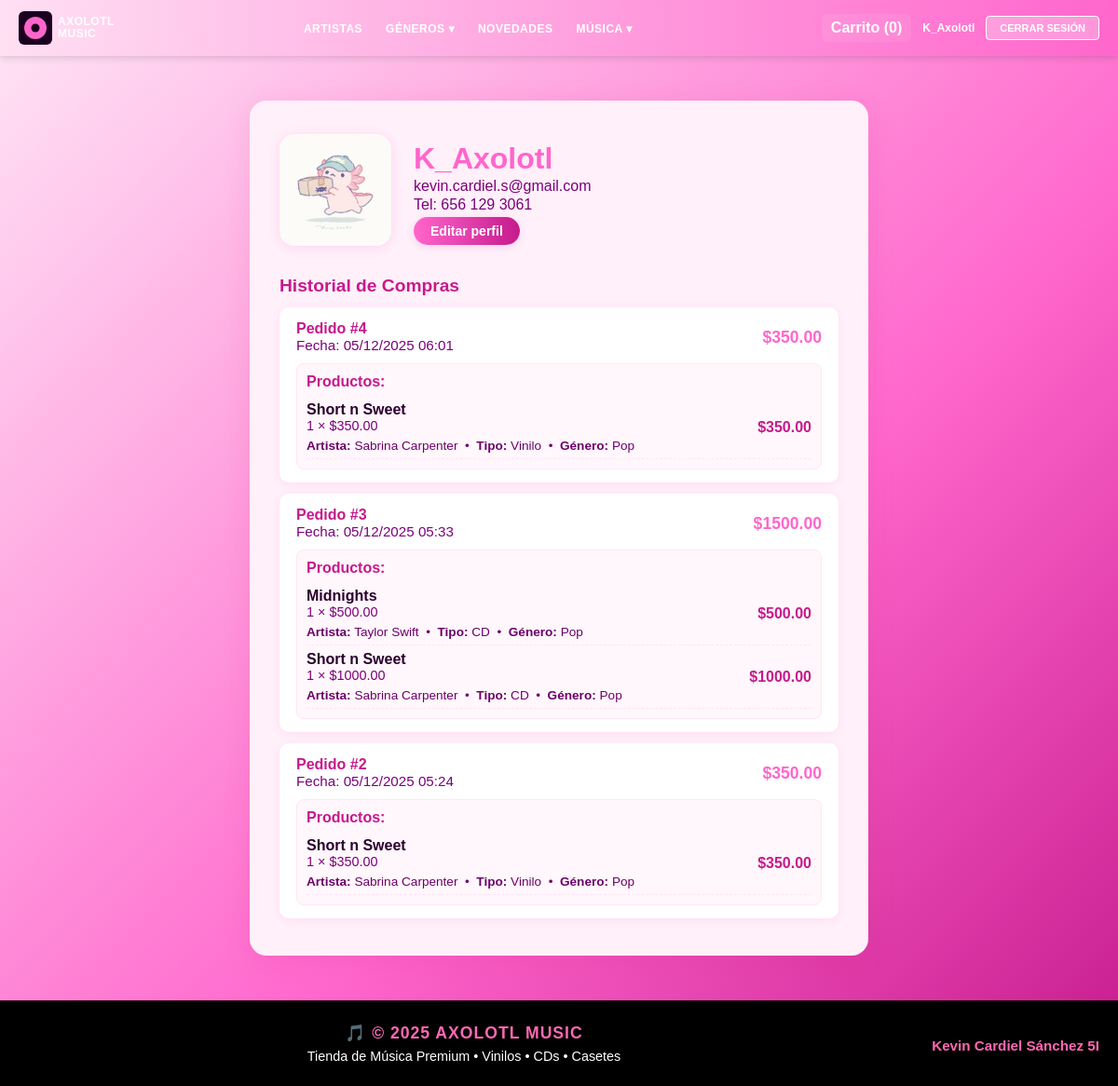
Page /perfil/ (signed in) on the committed database.
### app_Axolotl/models.py (models this page shows, shortened)
class Usuario(models.Model):
    user = models.OneToOneField(User, on_delete=models.CASCADE, null=True, blank=True)
    nombre = models.CharField(max_length=100, blank=True)
    email = models.EmailField(unique=True)
    tel = models.CharField(max_length=15, blank=True)
    direccion = models.CharField(max_length=200, blank=True)
    codigo_postal = models.IntegerField(blank=True, null=True)
    profile_image = models.ImageField(upload_to='profiles/', blank=True, null=True)

class Pedido(models.Model):
    usuario = models.ForeignKey(
        Usuario, on_delete=models.CASCADE, related_name='pedidos'
    )  # Relación 1-N (un usuario puede tener muchos pedidos)
    cantidad_producto = models.PositiveIntegerField()
    total = models.DecimalField(max_digits=10, decimal_places=2)
    fecha = models.DateTimeField(auto_now_add=True)

class DetallePedido(models.Model):
    pedido = models.ForeignKey(
        Pedido, on_delete=models.CASCADE, related_name='detalles'
    )
    usuario = models.ForeignKey(
        Usuario, on_delete=models.CASCADE, related_name='detalles_pedido'
    )
    producto = models.ForeignKey(
        Producto, on_delete=models.CASCADE, related_name='detalles'
    )
    cantidad_producto = models.PositiveIntegerField()
    precio = models.DecimalField(max_digits=8, decimal_places=2)
    fecha = models.DateTimeField(auto_now_add=True)
    total = models.DecimalField(max_digits=10, decimal_places=2)

class Producto(models.Model):
    GENEROS_CHOICES = [
        ('pop', 'Pop'),
        ('rock', 'Rock'),
        ('hip-hop', 'Hip-Hop'),
        ('electrónica', 'Electrónica'),
        ('indie', 'Indie'),
        ('jazz', 'Jazz'),
        ('clásica', 'Clásica'),
        ('reggaeton', 'Reggaeton'),
        ('k-pop', 'K-Pop'),
        ('latino', 'Latino'),
    ]
    TIPO_CHOICES = [
        ('vinilo', 'Vinilo'),
        ('cd', 'CD'),
        ('casete', 'Casete'),
    ]
    artista = models.ForeignKey(
        Artista, on_delete=models.CASCADE, related_name='productos'
    )  # Relación 1-N (un artista puede tener muchos productos)
    nombre_producto = models.CharField(max_length=100)
    genero = models.CharField(max_length=50, choices=GENEROS_CHOICES)
    tipo = models.CharField(max_length=50, choices=TIPO_CHOICES)
    descripcion = models.TextField()
    stock = models.PositiveIntegerField()
    precio = models.DecimalField(max_digits=8, decimal_places=2)
    novedad = models.BooleanField(default=False)
    img = models.ImageField(upload_to='productos_img/', blank=True, null=True) # Nuevo campo

class Artista(models.Model):
    nombre_artista = models.CharField(max_length=100)
    descripcion = models.TextField()
    foto = models.ImageField(upload_to='artistas_fotos/', blank=True, null=True) # Nuevo campo

### app_Axolotl/views.py (the view)
# urls.py: path('perfil/', views.perfil_usuario, name='perfil_usuario'),
@login_required
def perfil_usuario(request):
    usuario = request.user.usuario
    pedidos = usuario.pedidos.order_by('-fecha')[:20]
    return render(request, 'perfil.html', {'usuario': usuario, 'pedidos': pedidos})

### app_Axolotl/templates/perfil.html (shortened to what this page needs)
{% load static %}
<!DOCTYPE html>
<html lang="es">
<head>
    <link rel="stylesheet" href="{% static 'style.css' %}">
</head>
<body>
    {% include 'navbar.html' %}
    <main>
        <div class="perfil-container">
            <div class="perfil-header">
                <div class="perfil-img">
                    {% if usuario.profile_image %}
                        <img src="{{ usuario.profile_image.url }}" alt="Foto de perfil">
                    {% else %}
                        <div style="font-size:48px; color:#c51a8d;">&#128100;</div>
                    {% endif %}
                </div>
                <div>
                    <div class="perfil-nombre">{{ usuario.nombre }}</div>
                    <div class="perfil-email">{{ usuario.email }}</div>
                    <div class="perfil-tel">Tel: {{ usuario.tel }}</div>
                    <div class="perfil-editar">
                        <a href="{% url 'editar_perfil' %}">Editar perfil</a>
                    </div>
                </div>
            </div>
            <div class="perfil-historial">
                <h3>Historial de Compras</h3>
                {% if pedidos %}
                    {% for p in pedidos %}
                            <div class="pedido-item">
                                <div style="flex:1">
                                    <div style="display:flex;align-items:center;justify-content:space-between;gap:12px;">
                                        <div>
                                            <span class="pedido-id">Pedido #{{ p.id }}</span><br>
                                            <span class="pedido-fecha">Fecha: {{ p.fecha|date:"d/m/Y H:i" }}</span>
                                        </div>
                                        <div class="pedido-total" style="font-weight:800;color:#ff66cc;text-align:right;">${{ p.total }}</div>
                                    </div>
                                    {% if p.detalles.exists %}
                                        <div style="margin-top:10px;background:#fff7fb;border-radius:8px;padding:10px;border:1px solid #ffe6f4;">
                                            <strong style="display:block;margin-bottom:6px;color:#c51a8d;">Productos:</strong>
                                            <ul style="list-style:none;padding-left:0;margin:0;">
                                                {% for det in p.detalles.all %}
                                                    <li style="padding:6px 0;border-bottom:1px dashed #fde6f5;display:flex;justify-content:space-between;gap:12px;align-items:center;">
                                                        <div style="flex:1;">
                                                            <div style="font-weight:700;color:#2b0030;">{{ det.producto.nombre_producto }}</div>
                                                            <div style="font-size:0.9rem;color:#7a007a;">{{ det.cantidad_producto }} × ${{ det.precio }}</div>
                                                            <div style="font-size:0.85rem;color:#6b006b;margin-top:6px;">
                                                                <span><strong>Artista:</strong> {{ det.producto.artista.nombre_artista }}</span>
                                                                &nbsp;•&nbsp;
                                                                <span><strong>Tipo:</strong> {{ det.producto.get_tipo_display }}</span>
                                                                &nbsp;•&nbsp;
                                                                <span><strong>Género:</strong> {{ det.producto.get_genero_display }}</span>
                                                            </div>
                                                        </div>
                                                        <div style="font-weight:700;color:#c51a8d;">${{ det.total }}</div>
                                                    </li>
                                                {% endfor %}
                                            </ul>
                                        </div>
                                    {% else %}
                                        <div style="margin-top:10px;color:#999;">No hay detalles registrados para este pedido.</div>
                                    {% endif %}
                                </div>
                            </div>
                    {% endfor %}
                {% else %}
                    <div class="no-pedidos">No tienes pedidos aún.</div>
                {% endif %}
            </div>
        </div>
    </main>
    {% include 'footer.html' %}
</body>
</html>

### app_Axolotl/templates/navbar.html (shortened to what this page needs)
{% load static %}
{% load cart_tags %}
{% if request.user.is_authenticated and request.user.is_staff %}
    <nav style="background: linear-gradient(90deg, #ffdff3 0%, #ff66cc 100%); padding: 12px 20px; display: flex; align-items: center; justify-content: space-between; gap: 20px; position: sticky; top: 0; z-index: 1000; box-shadow: 0 2px 8px rgba(0,0,0,0.15); flex-wrap: wrap;">
        <div style="flex-shrink: 0; display: flex; align-items: center; gap: 10px;">
            <a href="{% url 'index_frontend' %}" style="display: flex; align-items: center; gap: 8px; text-decoration: none; color: white;">
                <img src="{% static 'vinyl.svg' %}" alt="Logo AXOLOTL MUSIC" style="width: 36px; height: 36px;">
                <h1 style="margin: 0; font-size: 14px; line-height: 16px; color: white; font-weight: 900; letter-spacing: 0.5px; text-transform: uppercase;">AXOLOTL MUSIC</h1>
            </a>
        </div>
        <ul style="display: flex; gap: 18px; margin: 0; padding: 0; list-style: none; flex: 1; justify-content: center; flex-wrap: wrap; align-items: center;">
            <li style="display:flex; align-items:center; gap:6px;">
                <strong style="color: white; font-size: 16px;">ARTISTAS</strong>
                <a href="{% url 'ver_artistas' %}" style="color: white; text-decoration: underline; font-size: 13px;">Ver</a>
                <a href="{% url 'agregar_artistas' %}" style="color: white; text-decoration: underline; font-size: 13px;">Agregar</a>
            </li>
            <li style="display:flex; align-items:center; gap:6px;">
                <strong style="color: white; font-size: 16px;">PRODUCTOS</strong>
                <a href="{% url 'ver_productos' %}" style="color: white; text-decoration: underline; font-size: 13px;">Ver</a>
                <a href="{% url 'agregar_productos' %}" style="color: white; text-decoration: underline; font-size: 13px;">Agregar</a>
            </li>
            <li style="display:flex; align-items:center; gap:6px;">
                <strong style="color: white; font-size: 16px;">DETALLES</strong>
                <a href="{% url 'ver_detalles_pedidos' %}" style="color: white; text-decoration: underline; font-size: 13px;">Ver</a>
                <a href="{% url 'agregar_detalle_pedido' %}" style="color: white; text-decoration: underline; font-size: 13px;">Agregar</a>
            </li>
            <li style="display:flex; align-items:center; gap:6px;">
                <strong style="color: white; font-size: 16px;">PEDIDOS</strong>
                <a href="{% url 'ver_pedidos' %}" style="color: white; text-decoration: underline; font-size: 13px;">Ver</a>
                <a href="{% url 'agregar_pedido' %}" style="color: white; text-decoration: underline; font-size: 13px;">Agregar</a>
            </li>
        </ul>
        <div style="display: flex; align-items: center; gap: 12px; flex-shrink: 0;">
            <a href="{% url 'index_frontend' %}" style="background: rgba(255,255,255,0.12); color: white; padding: 8px 12px; border-radius: 6px; text-decoration: none; font-weight: 700;">Ver página</a>
            <a href="{% url 'inicio_axolotlmusic' %}" style="background: rgba(0,0,0,0.08); color: white; padding: 8px 12px; border-radius: 6px; text-decoration: none; font-weight: 700;">Panel Admin</a>
            <span style="color: white; font-weight: 600; font-size: 13px;">{{ request.user.username }}</span>
            <button onclick="confirmarLogout()" style="background: #ff4444; color: white; border: none; padding: 6px 12px; border-radius: 6px; cursor: pointer; font-weight: 700; font-size: 12px;">Cerrar Sesión</button>
        </div>
    </nav>
{% else %}
    <nav style="background: linear-gradient(90deg, #ffdff3 0%, #ff66cc 100%); padding: 12px 20px; display: flex; align-items: center; justify-content: space-between; gap: 20px; position: sticky; top: 0; z-index: 1000; box-shadow: 0 2px 8px rgba(0,0,0,0.15); flex-wrap: wrap;">
        <div style="flex-shrink: 0; display: flex; align-items: center; gap: 8px;">
            <a href="{% url 'index_frontend' %}" style="display: flex; align-items: center; gap: 6px; text-decoration: none;">
                <img src="{% static 'vinyl.svg' %}" alt="Logo AXOLOTL MUSIC" style="width: 36px; height: 36px;">
                <h1 style="margin: 0; font-size: 12px; line-height: 13px; color: white; font-weight: 900; letter-spacing: 0.5px; text-transform: uppercase;">AXOLOTL<br>MUSIC</h1>
            </a>
        </div>
        <ul style="display: flex; gap: 25px; margin: 0; padding: 0; list-style: none; flex: 1; justify-content: center; flex-wrap: wrap; align-items: center;">
            <li style="position: relative;">
                <a href="{% url 'artistas_frontend' %}" style="text-decoration: none; color: white; font-weight: 700; font-size: 12px; text-transform: uppercase; letter-spacing: 0.5px; transition: 0.2s;">ARTISTAS</a>
            </li>
            <li style="position: relative;" class="dropdown-item">
                <a href="javascript:void(0)" onclick="toggleGeneros(event)" style="text-decoration: none; color: white; font-weight: 700; font-size: 12px; text-transform: uppercase; letter-spacing: 0.5px; cursor: pointer; transition: 0.2s;">GÉNEROS ▾</a>
            </li>
            <li>
                <a href="{% url 'novedades_frontend' %}" style="text-decoration: none; color: white; font-weight: 700; font-size: 12px; text-transform: uppercase; letter-spacing: 0.5px; transition: 0.2s;">NOVEDADES</a>
            </li>
            <li style="position: relative;" class="dropdown-item">
                <a href="javascript:void(0)" onclick="toggleMusica(event)" style="text-decoration: none; color: white; font-weight: 700; font-size: 12px; text-transform: uppercase; letter-spacing: 0.5px; cursor: pointer; transition: 0.2s;">MÚSICA ▾</a>
            </li>
        </ul>
        <div style="display: flex; align-items: center; gap: 12px; flex-shrink: 0;">
            {% if request.user.is_authenticated %}
                {% get_cart_count request.user as cart_count %}
                <a href="{% url 'ver_carrito' %}" style="text-decoration:none; color: white; font-weight:700; background: rgba(255,255,255,0.08); padding:6px 10px; border-radius:6px;">Carrito ({{ cart_count }})</a>
                <a href="{% url 'perfil_usuario' %}" style="color: white; font-weight: 700; font-size: 12px; text-decoration:none;">{{ request.user.username }}</a>
                <button onclick="confirmarLogout()" style="background: rgba(255,255,255,0.3); color: white; border: 1px solid white; padding: 6px 14px; border-radius: 4px; cursor: pointer; font-weight: 700; font-size: 11px; text-transform: uppercase; transition: 0.2s;">Cerrar Sesión</button>
            {% endif %}
        </div>
    </nav>
{% endif %}

### rows in the picture
Usuario: profile_image (picture), nombre "K_Axolotl", email "kevin.cardiel.s@gmail.com", tel "656 129 3061"
Pedido: id "4", fecha "05/12/2025 06:01", total "350.00"
DetallePedido: producto.nombre_producto "Short n Sweet", cantidad_producto "1", precio "350.00", producto.artista.nombre_artista "Sabrina Carpenter", producto.tipo "Vinilo", producto.genero "Pop", total "350.00"
Pedido: id "3", fecha "05/12/2025 05:33", total "1500.00"
DetallePedido: producto.nombre_producto "Midnights", cantidad_producto "1", precio "500.00", producto.artista.nombre_artista "Taylor Swift", producto.tipo "CD", producto.genero "Pop", total "500.00"
DetallePedido: producto.nombre_producto "Short n Sweet", cantidad_producto "1", precio "1000.00", producto.artista.nombre_artista "Sabrina Carpenter", producto.tipo "CD", producto.genero "Pop", total "1000.00"
Pedido: id "2", fecha "05/12/2025 05:24", total "350.00"
DetallePedido: producto.nombre_producto "Short n Sweet", cantidad_producto "1", precio "350.00", producto.artista.nombre_artista "Sabrina Carpenter", producto.tipo "Vinilo", producto.genero "Pop", total "350.00"

### other values in the picture
{{ cart_count }} "0"
{{ request.user.username }} "K_Axolotl"
